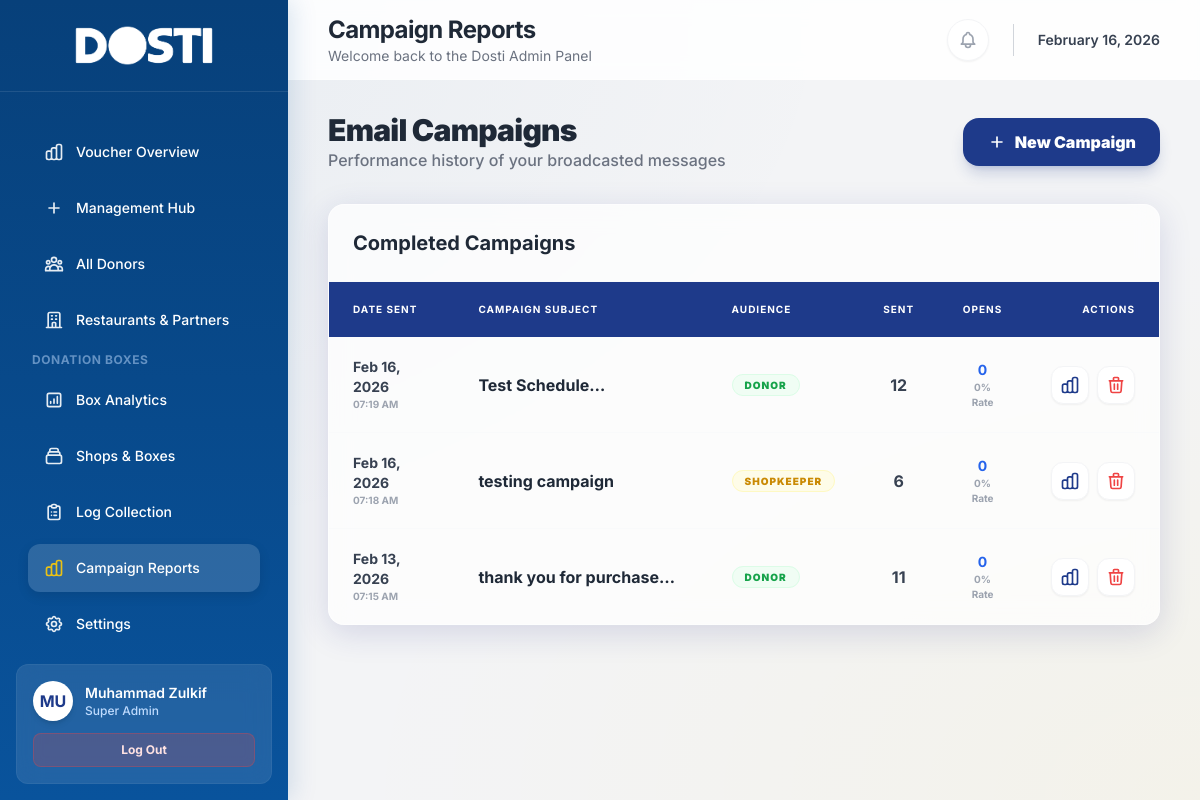
The app's page /index.php?page=campaign_list (signed in) with its own data.
### tables this page shows
CREATE TABLE `email_campaigns` (
  `id` int(11) NOT NULL,
  `subject` varchar(255) NOT NULL,
  `body` longtext NOT NULL,
  `audience_type` varchar(50) NOT NULL,
  `sent_count` int(11) DEFAULT 0,
  `fail_count` int(11) DEFAULT 0,
  `sent_at` timestamp NOT NULL DEFAULT current_timestamp()
);

### pages/campaign_list.php (the view, shortened to what this page needs)
<?php
include __DIR__ . '/../config.php'; ?>
<div class="space-y-8 animate-in fade-in slide-in-from-bottom-4 duration-700">
    <div class="flex flex-col md:flex-row md:items-center justify-between gap-4">
        <div>
            <h1 class="text-3xl font-black text-gray-800 tracking-tight">Email Campaigns</h1>
            <p class="text-gray-500 font-medium">Performance history of your broadcasted messages</p>
        </div>
        <button onclick="window.location.href='index.php?page=automation'" class="px-6 py-3 bg-blue-900 text-white font-black rounded-2xl shadow-lg shadow-blue-900/20 hover:bg-blue-800 transition-all active:scale-95 flex items-center gap-2">
            <svg class="w-5 h-5" fill="none" stroke="currentColor" viewBox="0 0 24 24"><path stroke-linecap="round" stroke-linejoin="round" stroke-width="2" d="M12 6v6m0 0v6m0-6h6m-6 0H6"></path></svg>
            New Campaign
        </button>
    </div>
    <div class="glass-panel overflow-hidden">
        <div class="p-6 border-b border-gray-50 flex items-center justify-between">
            <h3 class="text-xl font-bold text-gray-800">Completed Campaigns</h3>
        </div>
        <div class="overflow-x-auto">
            <table class="w-full text-left border-collapse">
                <thead>
                    <tr class="bg-blue-900 text-white text-[10px] uppercase tracking-widest font-black">
                        <th class="px-6 py-5">Date Sent</th>
                        <th class="px-6 py-5">Campaign Subject</th>
                        <th class="px-6 py-5">Audience</th>
                        <th class="px-6 py-5 text-center">Sent</th>
                        <th class="px-6 py-5 text-center">Opens</th>
                        <th class="px-6 py-5 text-right">Actions</th>
                    </tr>
                </thead>
                <tbody class="divide-y divide-gray-50">
                    <?php
                    $campaigns = $conn->query("
                        SELECT c.*,
                        (SELECT COUNT(DISTINCT recipient_email) FROM campaign_opens WHERE campaign_id = c.id) as unique_opens
                        FROM email_campaigns c
                        ORDER BY sent_at DESC
                    ");
                    if ($campaigns->num_rows === 0): ?>
                    <?php endif;
                    while($c = $campaigns->fetch_assoc()):
                        $open_rate = $c['sent_count'] > 0 ? round(($c['unique_opens'] / $c['sent_count']) * 100, 1) : 0;
                    ?>
                    <tr class="group hover:bg-blue-50/30 transition-all cursor-pointer" onclick="window.location.href='index.php?page=campaign_details&id=<?php echo $c['id']; ?>'">
                        <td class="px-6 py-5">
                            <div class="text-sm font-bold text-gray-700"><?php echo date('M d, Y', strtotime($c['sent_at'])); ?></div>
                            <div class="text-[10px] text-gray-400 font-bold uppercase"><?php echo date('h:i A', strtotime($c['sent_at'])); ?></div>
                        </td>
                        <td class="px-6 py-5">
                            <div class="font-bold text-gray-800 line-clamp-1"><?php echo htmlspecialchars($c['subject']); ?></div>
                        </td>
                        <td class="px-6 py-5 text-sm">
                            <span class="px-3 py-1 rounded-full text-[10px] font-black uppercase tracking-widest <?php echo $c['audience_type'] === 'donor' ? 'bg-green-50 text-green-600 border border-green-100' : 'bg-yellow-50 text-yellow-600 border border-yellow-100'; ?>">
                                <?php echo $c['audience_type']; ?>
                            </span>
                        </td>
                        <td class="px-6 py-5 text-center font-bold text-gray-700">
                            <?php echo number_format($c['sent_count']); ?>
                        </td>
                        <td class="px-6 py-5 text-center">
                            <div class="text-sm font-bold text-blue-600"><?php echo $c['unique_opens']; ?></div>
                            <div class="text-[10px] text-gray-400 font-bold"><?php echo $open_rate; ?>% Rate</div>
                        </td>
                        <td class="px-6 py-5 text-right">
                            <div class="flex justify-end gap-2">
                                <button onclick="window.location.href='index.php?page=campaign_details&id=<?php echo $c['id']; ?>'" class="p-2 bg-white text-blue-900 border border-gray-100 rounded-xl shadow-sm hover:scale-110 transition-all" title="View Analytics">
                                </button>
                                <button onclick="deleteCampaign(<?php echo $c['id']; ?>)" class="p-2 bg-white text-red-500 border border-gray-100 rounded-xl shadow-sm hover:bg-red-500 hover:text-white transition-all" title="Delete Campaign">
                                    <svg class="w-5 h-5" fill="none" stroke="currentColor" viewBox="0 0 24 24"><path stroke-linecap="round" stroke-linejoin="round" stroke-width="2" d="M19 7l-.867 12.142A2 2 0 0116.138 21H7.862a2 2 0 01-1.995-1.858L5 7m5 4v6m4-6v6m1-10V4a1 1 0 00-1-1h-4a1 1 0 00-1 1v3M4 7h16"></path></svg>
                                </button>
                            </div>
                        </td>
                    </tr>
                    <?php endwhile; ?>
                </tbody>
            </table>
        </div>
    </div>
</div>

### assets/css/custom.css (style rules this page uses)
:root { --color-primary: #09539c; --color-primary-dark: #07407a; --color-primary-light: #3a7bd5; --color-accent: #ffcb05; --color-accent-hover: #e6b800; --color-bg-body: #f3f4f6; --color-text-main: #1f2937; --color-text-muted: #6b7280; --glass-bg: rgba(255, 255, 255, 0.7); --glass-border: rgba(255, 255, 255, 0.5); --glass-shadow: 0 8px 32px 0 rgba(31, 38, 135, 0.15); --radius-lg: 16px; --radius-xl: 24px; }
body { font-family: 'Inter', system-ui, -apple-system, sans-serif; background-color: var(--color-bg-body); color: var(--color-text-main); background-image: radial-gradient(at 0% 0%, rgba(9, 83, 156, 0.05) 0px, transparent 50%), radial-gradient(at 100% 100%, rgba(255, 203, 5, 0.05) 0px, transparent 50%); background-attachment: fixed; }
.glass-panel { background: var(--glass-bg); backdrop-filter: blur(12px); -webkit-backdrop-filter: blur(12px); border: 1px solid var(--glass-border); box-shadow: var(--glass-shadow); border-radius: var(--radius-lg); }

### records on screen
email_campaigns: sent_at "Feb 16, 2026", sent_at "07:19 AM", subject "Test…", audience_type "DONOR", sent_count "12", unique_opens "0", open_rate "0"
email_campaigns: sent_at "Feb 16, 2026", sent_at "07:18 AM", subject "testing campaign", audience_type "SHOPKEEPER", sent_count "6", unique_opens "0", open_rate "0"
email_campaigns: sent_at "Feb 13, 2026", sent_at "07:15 AM", subject "thank you for…", audience_type "DONOR", sent_count "11", unique_opens "0", open_rate "0"

### other values on screen
substr($name, 0, 2) "MU"
$name "Muhammad Zulkif"
$role_badges[$_SESSION['admin_role']] "Super Admin"
$pageTitle "Campaign Reports"
